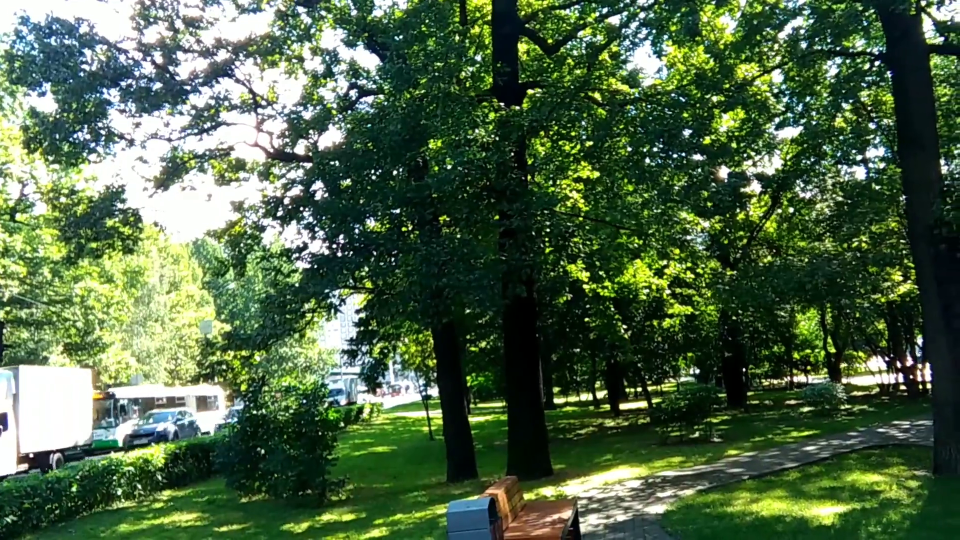
#> input picture frame 17 of CV Lab/images/video.mp4, 1920 x 1080 px (shown at 1/2 size)
$ python Q36_BackgroundSubtraction.py
#> lines starting #> are read from the running program, lines starting #| are printed output that depends on the picture; after the words box and inside, x2 and y2 are one past the last pixel; in counts of white or black regions, pixels touching at a corner belong together
import cv2
bs=cv2.createBackgroundSubtractorMOG2()
cap=cv2.VideoCapture("images/video.mp4")
while True:
    r,f=cap.read()
#> f is the input picture: shape (1080, 1920, 3); mean B, G, R 69.7, 100.9, 77.8
    if not r: break
    mask=bs.apply(f)
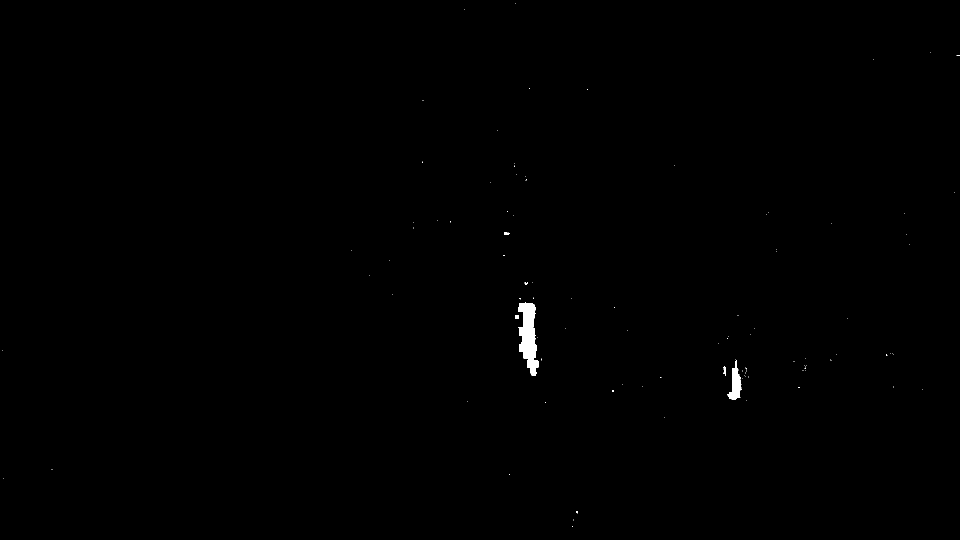
#> mask: shape (1080, 1920) (shown at 1/2 size); values 127 (black) and 255 (white), 0.25% white; 102 white regions (97 under 20 px), largest, box (x1, y1, x2, y2) and area: (1036, 604, 1078, 751) 3695, (1454, 720, 1483, 799) 1102, (1447, 732, 1452, 752) 66, (1031, 630, 1038, 638) 56, (1008, 465, 1020, 470) 48
    cv2.imshow("Original",f)
    cv2.imshow("Background Subtraction",mask)
    if cv2.waitKey(30)&0xFF==27: break
#> (key Esc is pressed here)
cap.release();cv2.destroyAllWindows()

$ run again, starting later in the video
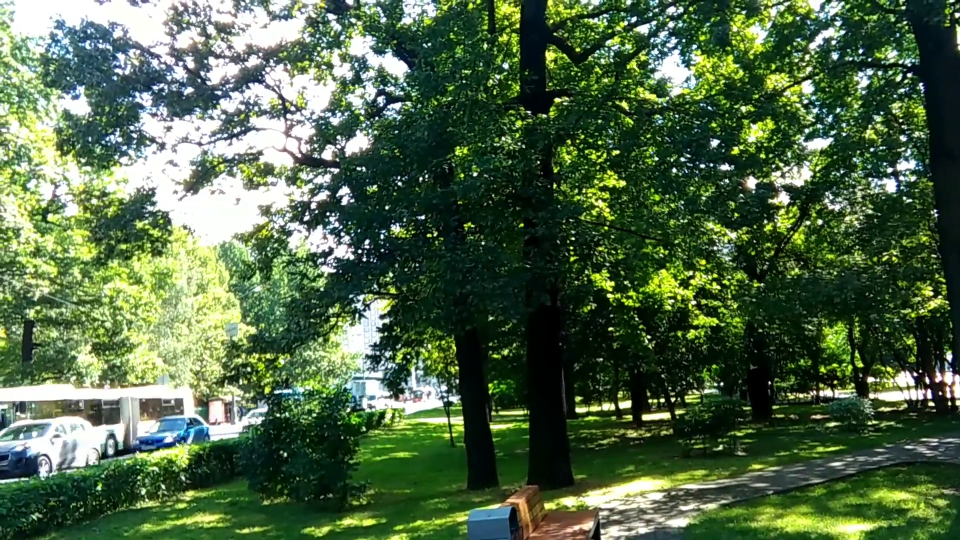
#> input picture frame 76 of CV Lab/images/video.mp4, 1920 x 1080 px (shown at 1/2 size)
#> f is the input picture: shape (1080, 1920, 3); mean B, G, R 71, 103.4, 80.1
#> `mask=bs.apply(f)`:
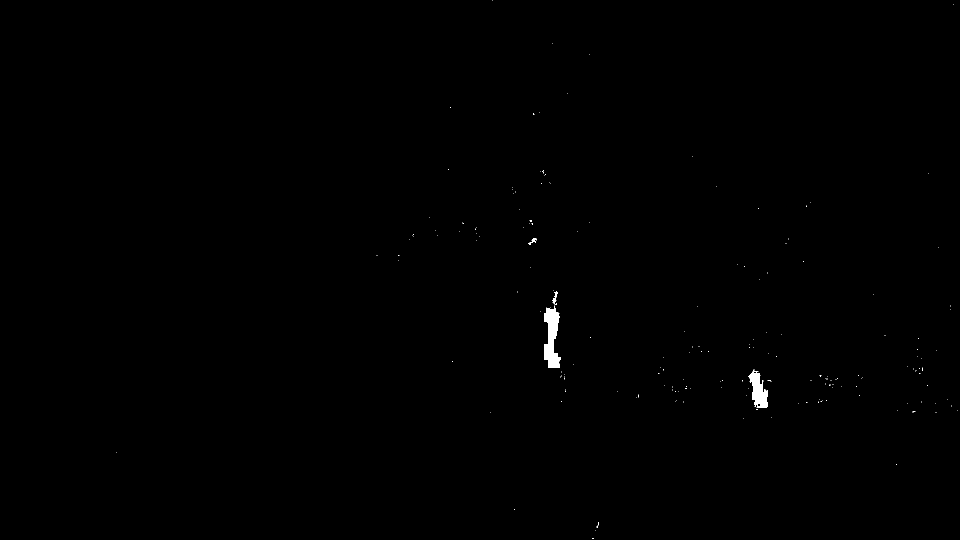
#> mask: shape (1080, 1920) (shown at 1/2 size); values 127 (black) and 255 (white), 0.24% white; 183 white regions (179 under 20 px), largest, box (x1, y1, x2, y2) and area: (1088, 615, 1121, 736) 2640, (1496, 739, 1536, 816) 1694, (1104, 582, 1116, 607) 119, (1057, 476, 1074, 489) 88

$ run again, starting later in the video
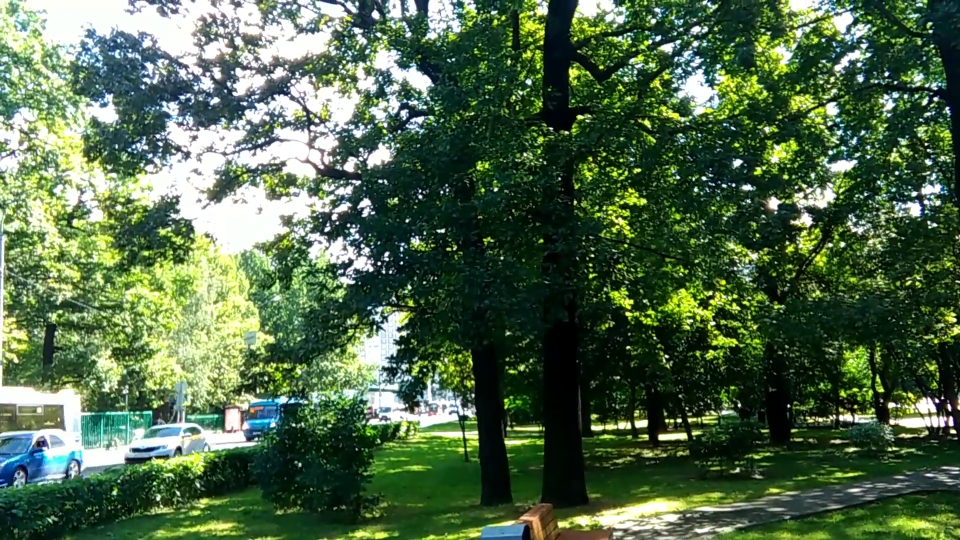
#> input picture frame 136 of CV Lab/images/video.mp4, 1920 x 1080 px (shown at 1/2 size)
#> f is the input picture: shape (1080, 1920, 3); mean B, G, R 73.7, 104.4, 80.2
#> `mask=bs.apply(f)`:
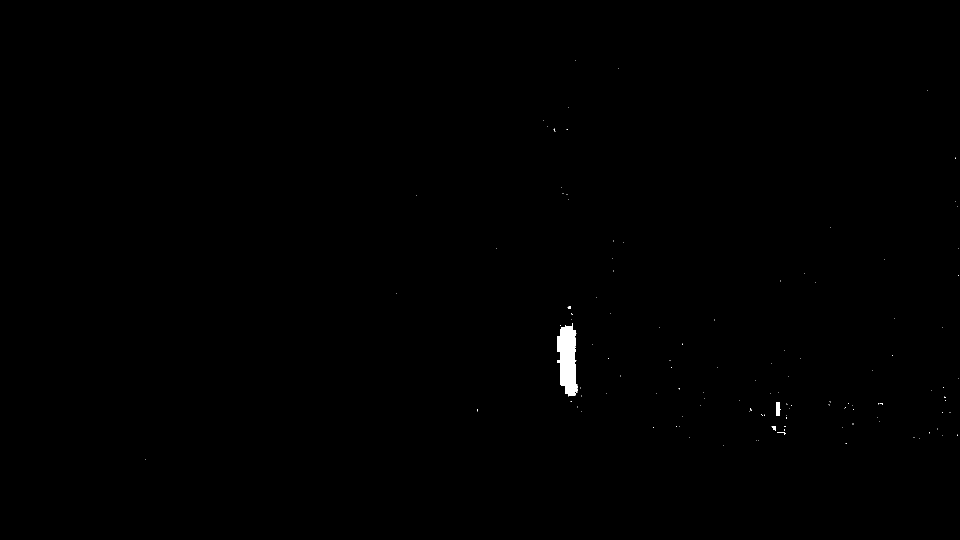
#> mask: shape (1080, 1920) (shown at 1/2 size); values 127 (black) and 255 (white), 0.24% white; 122 white regions (117 under 20 px), largest, box (x1, y1, x2, y2) and area: (1114, 646, 1156, 793) 4312, (1552, 804, 1562, 832) 226, (1543, 852, 1552, 862) 57, (1554, 864, 1570, 866) 30, (1135, 612, 1142, 618) 27
